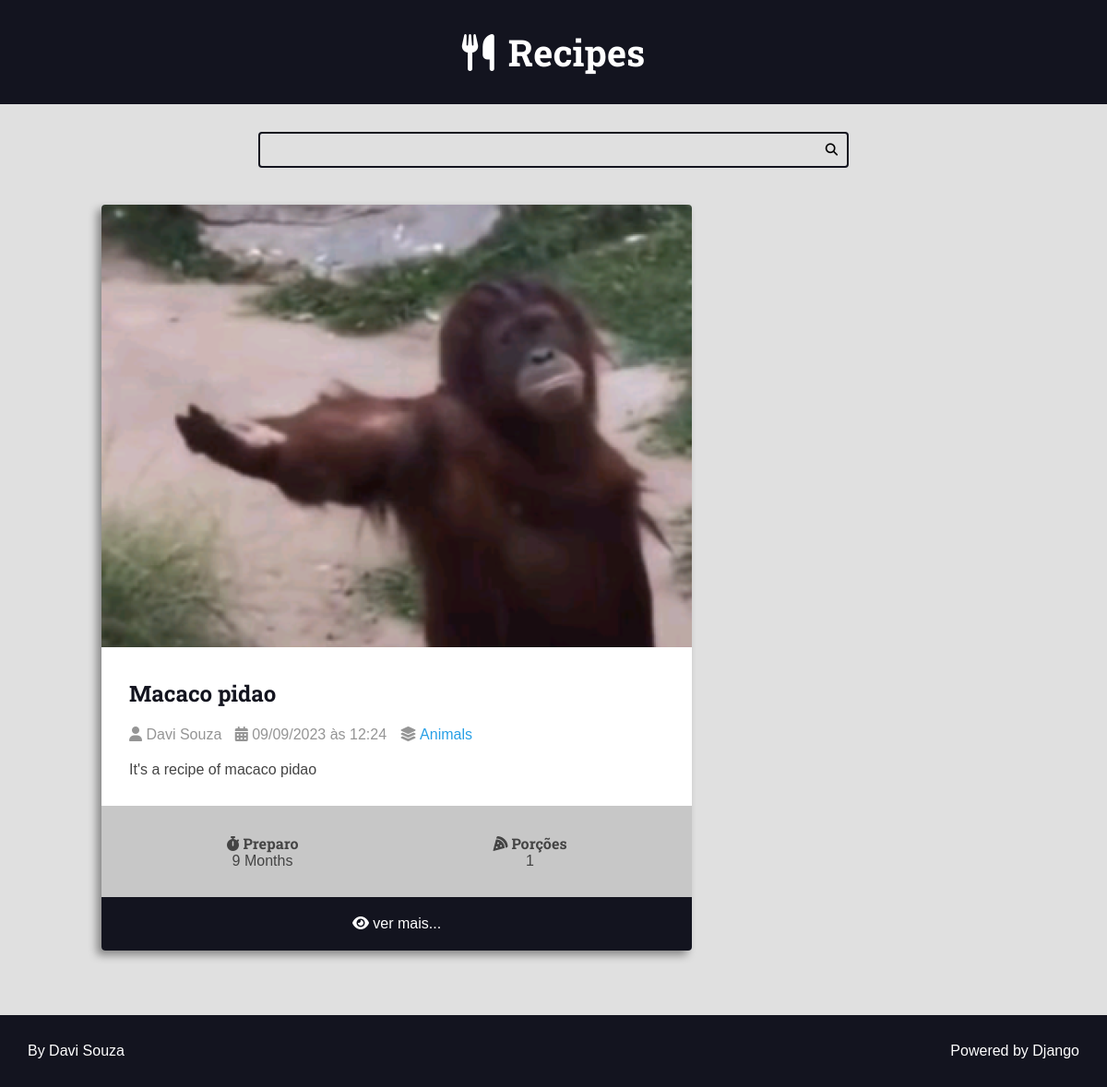
/recipes/category/5/, run on the app's committed database.
### recipes/models.py (models this page shows, shortened)
class Recipe(models.Model):
    title = models.CharField(max_length=65)
    description = models.CharField(max_length=165)
    slug = models.SlugField(blank=True, unique=True)
    preparation_time = models.IntegerField()
    preparation_time_unit = models.CharField(max_length=65)
    servings = models.IntegerField()
    servings_unit = models.CharField(max_length=65)
    preparation_steps = models.TextField()
    preparation_steps_is_html = models.BooleanField(default=False)
    created_at = models.DateTimeField(auto_now_add=True)
    updated_at = models.DateTimeField(auto_now=True)
    is_published = models.BooleanField(default=False)
    cover = models.ImageField(
        upload_to='recipes/covers/%Y/%m/%d/', blank=True, null=True)
    category = models.ForeignKey(
        Category, on_delete=models.SET_NULL, null=True, blank=True,
        default=None)
    author = models.ForeignKey(
        User, on_delete=models.SET_NULL, null=True)

class Category(models.Model):
    name = models.CharField(max_length=65)

### recipes/views.py (the view, shortened to what this page needs)
# urls.py: path('recipes/category/<int:category_id>/',
def category(request, category_id):
    recipes = Recipe.objects.filter(
        category__id=category_id, is_published=True)
    page_obj, pagination_range = make_pagination(request, recipes, PER_PAGE)
    context = {'recipes': page_obj,
               'pagination_range': pagination_range,
               'title': f'{recipes.first().category.name} | ',
               }
    return render(request, 'recipes/pages/category.html', context, status=200)

### utils/pagination.py (called while the page is built)
def make_pagination(request, queryset, per_page, qty_pages=4):
    try:
        current_page = int(request.GET.get('page', 1))
    except ValueError:
        current_page = 1
    paginator = Paginator(queryset, per_page)
    page_obj = paginator.get_page(current_page)
    pagination_range = make_pagination_range(
        paginator.page_range,
        qty_pages,
        current_page
    )
    return page_obj, pagination_range

### recipes/templates/recipes/pages/category.html (shortened to what this page needs)
{% extends 'global/base.html' %}
{% block content %}
    <div class="main-content main-content-list container">
        {% for recipe in recipes %}
            {% include '../partials/recipe-cards.html' %}
        {% endfor %}
    </div>
{% endblock content %}

### recipes/templates/recipes/partials/recipe-cards.html (shortened to what this page needs)
<div class="recipe recipe-list-item">
    <div class="recipe-cover">
        {% if recipe.cover %}
            <a href="{% url 'recipes:recipe' recipe.slug %}">
                <img src="{{recipe.cover.url}}" alt="Temp">
            </a>
        {% endif %}
    </div>
    <div class="recipe-title-container">
        <h2 class="recipe-title">
            <a href="{% url 'recipes:recipe' recipe.slug %}">
                {{recipe.title}}
            </a>
        </h2>
    </div>
    <div class="recipe-author">
        <span class="recipe-author-item">
            <i class="fas fa-user"></i>
                {% if recipe.author is not None %}
                    {% if recipe.author.first_name %}
                        {{recipe.author.first_name}} {{recipe.author.last_name}}
                    {% else %}
                        {{recipe.author.username}}
                    {% endif %}
                {% else %}
                    <em>Desconhecido</em>
                {% endif %}
        </span>
        <span class="recipe-author-item">
            <i class="fas fa-calendar-alt"></i>
            {{recipe.created_at|date:"d/m/Y"}} às {{recipe.created_at|date:"H:i"}}
        </span>
        {% if recipe.category is not None %}
            <span class="recipe-author-item">
                <i class="fas fa-layer-group"></i>
                <span> <a href="{% url 'recipes:category' recipe.category.id %}"> {{recipe.category.name}} </a> </span>
            </span>
        {% endif %}
    </div>
    <div class="recipe-content">
        <p> {{recipe.description}} </p>
    </div>
    <div class="recipe-meta-container">
        <div class="recipe-meta recipe-preparation">
            <h3 class="recipe-meta-title"><i class="fas fa-stopwatch"></i> Preparo</h3>
            <div class="recipe-meta-text">
                {{recipe.preparation_time}} {{recipe.preparation_time_unit}}
            </div>
        </div>
        <div class="recipe-meta recipe-servings">
            <h3 class="recipe-meta-title"><i class="fas fa-pizza-slice"></i> Porções</h3>
            <div class="recipe-meta-text">
                {{recipe.servings}} {{recipe.preparation_servings_unit}}
            </div>
        </div>
    </div>
    {% if not is_detail_page %}
        <footer class="recipe-footer">
            <a class="recipe-read-more button button-dark button-full-width" href="{% url 'recipes:recipe' recipe.slug%}">
                <i class="fas fa-eye"></i>
                <span>ver mais...</span>
            </a>
        </footer>
    {% endif %}
</div>

### recipes/static/recipes/css/styles.css (style rules this page uses)
:root { --color-primary: #269fe6; --color-primary-hover: #2086c2; --color-primary-dark: #13141f; --color-primary-dark-hover: #212336; --color-primary-light: #d4ecfa; --color-primary-light-hover: #bdd8e7; --color-white: #fff; --color-black: #000; --color-dark-text: #444; --color-info-light: #cce5ff; --color-debug-light: #cce5ff; --color-success-light: #d4edda; --color-alert-light: #fff3cd; --color-warning-light: #fff3cd; --color-error-light: #f8d7da; --color-info-dark: #4d86c4; --color-debug-dark: #4d86c4; --color-success-dark: #4a9c5d; --color-alert-dark: #927f40; --color-warning-dark: #927f40; --color-error-dark: #da525d; --color-gray-0: #f9f9f9; --color-gray-1: #e0e0e0; --color-gray-2: #c7c7c7; --color-gray-3: #aeaeae; --color-gray-4: #959595; --color-gray-5: #7d7d7d; --color-gray-6: #646464; --color-gray-7: #4b4b4b; --color-gray-8: #323232; --color-gray-9: #191919; --font-primary: sans-serif; --font-headings: 'Roboto Slab', serif; --spacing-gutter-medium: 3rem; --spacing-gutter-large: 4rem; }
* { padding: 0; margin: 0; box-sizing: border-box; }
html { font-size: 62.5%; }
body { background: var(--color-gray-1); font-size: 1.6rem; font-family: var(--font-primary); color: var(--color-dark-text); }
h1, h2, h3, h4, h5, h6 { font-family: var(--font-headings); }
.container { max-width: 144rem; margin: 0 auto; padding: var(--spacing-gutter-medium); }
.main-content { padding-top: 0; }
.main-content-list { display: grid; grid-template-columns: repeat(auto-fit, minmax(340px, 1fr)); gap: var(--spacing-gutter-large); }
.recipe { background: var(--color-white); box-shadow: -5px 5px 10px rgba(0, 0, 0, .4); transform: scale(1); transition: all 250ms ease-in-out; border-radius: 4px; overflow: hidden; }
.recipe img { max-width: 100%; }
.recipe-list-item { max-width: 64rem; height: fit-content; }
.recipe-title-container { padding: var(--spacing-gutter-medium); padding-bottom: 2rem; }
.recipe-title-container a { text-decoration: none; color: var(--color-primary-dark) }
.recipe-author { padding: 0 var(--spacing-gutter-medium); }
.recipe-author a { color: var(--color-primary); transition: all 300ms ease-in-out; text-decoration: none; }
.recipe-author-item { color: var(--color-gray-4); margin-right: 1rem; }
.recipe-content { padding: var(--spacing-gutter-medium); padding-top: 2rem; }
.recipe-meta-container { display: flex; flex-flow: row wrap; padding: var(--spacing-gutter-medium); background: var(--color-gray-2); }
.recipe-meta { display: flex; flex-flow: column nowrap; flex-shrink: 1; flex-grow: 1; text-align: center; }
.recipe-meta-title { font-size: 1.6rem; }
.recipe-footer a { background: var(--color-primary-dark); display: block; color: var(--color-white); text-decoration: none; text-align: center; padding: 2rem var(--spacing-gutter-medium); transition: all 300ms ease-in-out; }

### data on the page
Recipe: cover (picture), title "Macaco pidao", author.first_name "Davi", author.last_name "Souza", created_at "09/09/2023", created_at "12:24", category.name "Animals", description "It's a recipe of macaco pidao", preparation_time "9", preparation_time_unit "Months", servings "1"
